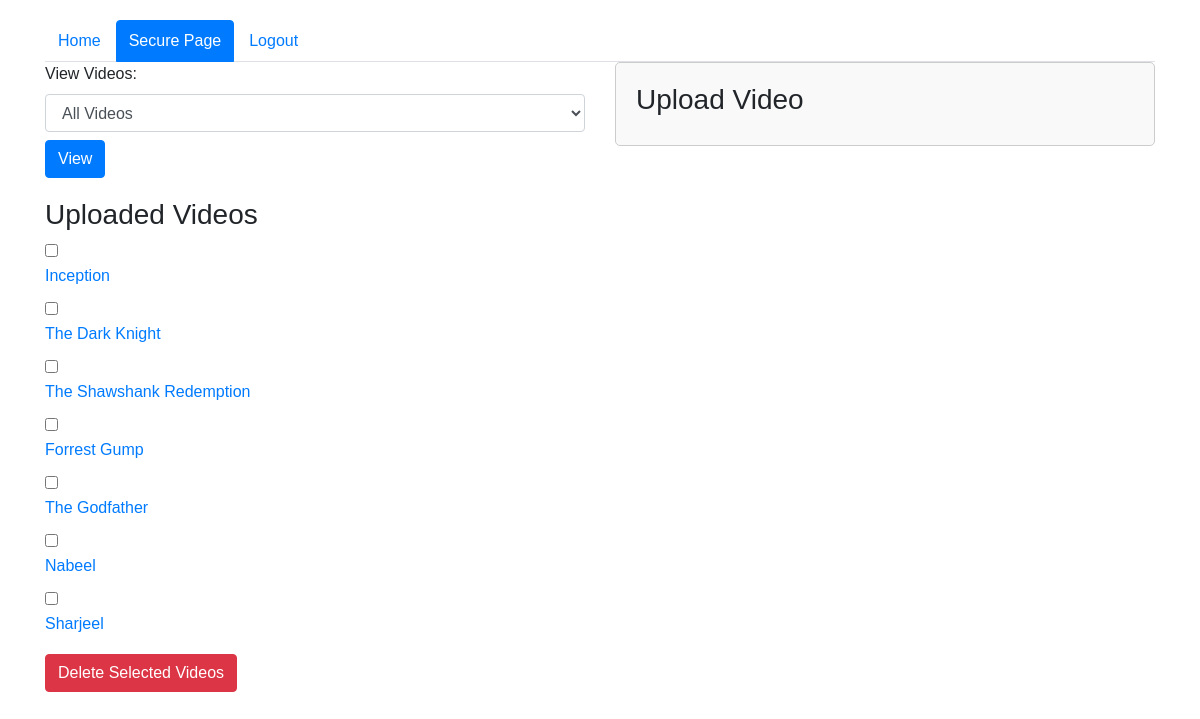
The page /secure3-bk.php (signed in) on the database its author committed.
### tables this page shows
CREATE TABLE `videos` (
  `id` int(11) NOT NULL,
  `title` varchar(255) NOT NULL,
  `description` text DEFAULT NULL,
  `filename` varchar(255) NOT NULL,
  `thumbnail` varchar(255) DEFAULT NULL,
  `uploader_id` int(11) DEFAULT NULL,
  `Publisher` varchar(255) DEFAULT NULL,
  `Producer` varchar(255) DEFAULT NULL,
  `Genre` varchar(100) DEFAULT NULL,
  `AgeRating` varchar(10) DEFAULT NULL,
  `upload_datetime` datetime DEFAULT NULL
);

### secure3-bk.php (the view, shortened to what this page needs)
<?php
$conn = mysqli_connect("localhost", "root", "", "videos1");
?>
<!DOCTYPE html>
<html lang="en">
<head>
    <link rel="stylesheet" href="https://maxcdn.bootstrapcdn.com/bootstrap/4.5.2/css/bootstrap.min.css">
</head>
<body>
    <div class="container">
        <ul class="nav nav-tabs">
            <li class="nav-item">
                <a class="nav-link" href="index.php">Home</a>
            </li>
            <li class="nav-item">
                <a class="nav-link active" href="#">Secure Page</a>
            </li>
            <li class="nav-item">
                <a class="nav-link" href="logout.php">Logout</a>
            </li>
        </ul>
        <div class="row">
            <div class="col-md-6">
                <form action="" method="GET" class="mb-3">
                    <label for="view-option">View Videos:</label>
                    <select name="view-option" id="view-option" class="form-control">
                        <option value="all">All Videos</option>
                    </select>
                    <button type="submit" class="btn btn-primary mt-2">View</button>
                </form>
                <div class="video-container">
                    <h3>Uploaded Videos</h3>
                    <form action="" method="POST">
                        <?php
                        $view_option = isset($_GET['view-option']) ? $_GET['view-option'] : 'all';
                        if ($view_option === 'all') {
                            $query = "SELECT * FROM videos";
                        } else {
                            $id = $_SESSION['id'];
                            $query = "SELECT * FROM videos WHERE uploader_id = $id";
                        }
                        $result = mysqli_query($conn, $query);
                        if ($result && mysqli_num_rows($result) > 0) {
                            while ($row = mysqli_fetch_assoc($result)) {
                                echo "<div><input type='checkbox' name='videos[]' value='" . $row['id'] . "'><a href='view_video.php?id=" . $row['id'] . "' class='video-link'>" . $row['title'] . "</a></div>";
                            }
                            echo "<button type='submit' class='btn btn-danger mt-2' name='delete_videos'>Delete Selected Videos</button>";
                        } else {
                            echo "No videos uploaded yet.";
                        }
                        ?>
                    </form>
                </div>
            </div>
            <div class="col-md-6">
                <div class="upload-container">
                    <h3>Upload Video</h3>
                </div>
            </div>
        </div>
    </div>
</body>
</html>

### secure3-bk.php (style rules this page uses)
body { font-family: Arial, sans-serif; margin: 0; padding: 20px; }
.video-link { display: block; margin-bottom: 10px; }
.video-container { margin-top: 20px; }
.upload-container { padding: 20px; border: 1px solid #ccc; border-radius: 5px; background-color: #f9f9f9; }
.nav-tabs .nav-link.active { color: #fff; background-color: #007bff; border-color: #007bff; }
.nav-tabs .nav-link { color: #007bff; border: 1px solid transparent; border-top-left-radius: .25rem; border-top-right-radius: .25rem; margin-right: 2px; line-height: 1.5; padding: .5rem .75rem; }
.nav-tabs { border-bottom: 1px solid #dee2e6; }

### rows shown on the page
videos: title "Inception"
videos: title "The Dark Knight"
videos: title "The Shawshank Redemption"
videos: title "Forrest Gump"
videos: title "The Godfather"
videos: title "Nabeel"
videos: title "Sharjeel"
